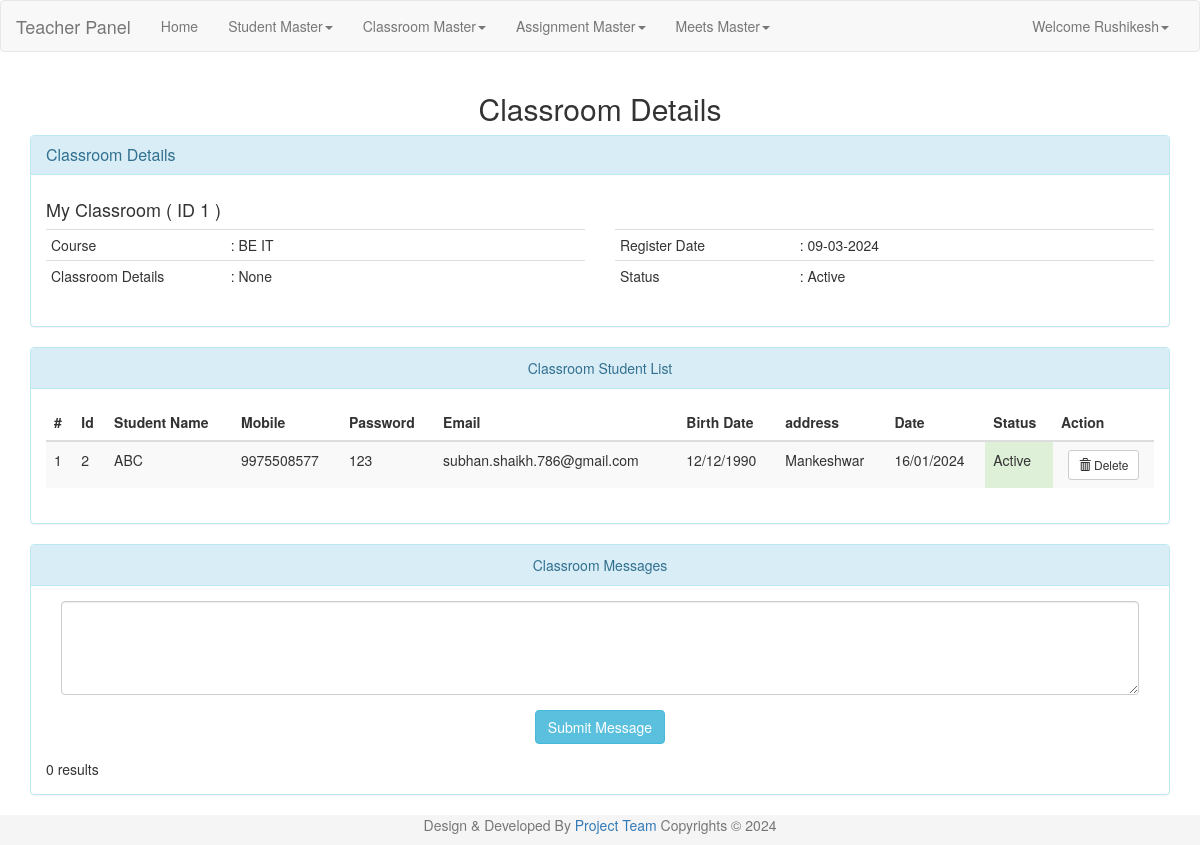
Screenshot of /zel_teacher/view_classroom.php?cr_id=1 (signed in) with the database file from the repository.
### tables this page shows
CREATE TABLE `user` (
  `uid` int(9) NOT NULL,
  `uname` varchar(45) NOT NULL,
  `pass` varchar(20) NOT NULL,
  `uregdate` datetime NOT NULL,
  `utype` int(9) NOT NULL,
  `ustatus` tinyint(1) NOT NULL
);

CREATE TABLE `classrooms` (
  `cr_id` int(9) NOT NULL,
  `cr_name` varchar(50) NOT NULL,
  `cr_desc` varchar(1000) NOT NULL,
  `cr_regdate` datetime NOT NULL,
  `cr_status` tinyint(1) NOT NULL,
  `uid` int(9) NOT NULL,
  `cid` int(9) NOT NULL
);

CREATE TABLE `course` (
  `cid` int(9) NOT NULL,
  `c_name` varchar(45) NOT NULL,
  `regdate` date NOT NULL,
  `status` tinyint(1) NOT NULL,
  `uid` int(9) NOT NULL
);

CREATE TABLE `classroom_student` (
  `cr_st_id` int(9) NOT NULL,
  `cr_id` int(9) NOT NULL,
  `euid` int(9) NOT NULL,
  `cr_st_status` tinyint(1) NOT NULL,
  `cr_st_date` date NOT NULL,
  `uid` int(9) NOT NULL
);

CREATE TABLE `end_user` (
  `euid` int(9) NOT NULL,
  `euname` varchar(30) NOT NULL,
  `eumob` varchar(10) NOT NULL,
  `eupass` varchar(50) NOT NULL,
  `altmob` varchar(10) NOT NULL,
  `gender` varchar(10) NOT NULL,
  `email` varchar(500) NOT NULL,
  `bdate` date NOT NULL,
  `address` varchar(250) NOT NULL,
  `cid` int(9) NOT NULL,
  `euregdate` date NOT NULL,
  `status` tinyint(4) NOT NULL
);

### zel_teacher/lock.php (called while the page is built, shortened)
<?php
include('conn.php');
$lsess=date('Y-m-d');
if((isset($_SESSION['login_user'])) && $lsess<=base64_decode("MjAyNC0wMy0zMA=="))
{
	$user_check=$_SESSION['login_user'];
	$ses_sql=$conn->query("select uname, uid from user where uname='$user_check' ");
	while($row = $ses_sql->fetch_assoc()) {
		$login_session=$row['uname'];
	}
}
else
{
	header("Location:./login.php");
}
?>

### zel_teacher/view_classroom.php (the view, shortened to what this page needs)
<?php
include('conn.php');
include('lock.php');
if (isset($_GET['cr_id'])) {
	$cr_id=$_GET['cr_id'];
	$sql1="SELECT * FROM classrooms cr, course c WHERE c.cid = cr.cid AND cr.cr_id=$cr_id";
	$result = $conn->query($sql1);
	if ($result->num_rows > 0){
		while($row = $result->fetch_assoc()) {
			$cr_id = $row["cr_id"];
			$cr_name = $row["cr_name"];
			$c_name = $row["c_name"];
			$cr_desc = $row["cr_desc"];
			$cr_status = $row["cr_status"];
			$cr_regdate= $row["cr_regdate"];
		}
	}
	else
	{
		$error='<b>'.$cr_id.'</b>'." "."Classroom Id Is Not Exist!";
		$show="display:show;";
		$alert="alert alert-danger";
	}
}
?>
<!DOCTYPE html>
<html lang="en">
<head>
  <link rel="stylesheet" href="./resources/bootstrap-3.3.6-dist/css/bootstrap.min.css">
</head>
<body id="addcutomer">
<?php
include('./header.php');
?>
  <div class="container">
    <div class="row">
      <div class="col-lg-12 col-md-12">
        <h2 align="center" class="page-title remove-top-padding">Classroom Details </h2>
         <div class="row">
		<div class="col-sm-8 col-md-12 col-lg-12">
            <div class="panel panel-info light-pink">
              <div class="panel-heading action-box">
                <div class="panel-caption">
                  <h3 class="panel-title"> Classroom Details <a style="display:none;" class="pull-right" align="right" href="#" onclick=printbill(); >Print</a></h3>
                </div>
              </div>
              <div class="panel-body">
                <div class="row">
                  <div class="col-md-12 col-lg-12">
                    <h4><?php echo $cr_name." ( ID ". $cr_id." )"; ?></h4>
                    <div class="row">
                      <div class="col-lg-6">
                        <table class="table table-condensed table-user-information">
                          <tbody>
						   <tr>
                              <td class="col-xs-4 col-sm-4">Course </td>
                              <td ><span>:</span> <?php echo $c_name; ?>  </td>
                            </tr>
                            <tr>
                              <td class="col-xs-4 col-sm-4">Classroom Details</td>
                              <td><span>:</span>  <?php echo $cr_desc; ?></td>
                            </tr>
                          </tbody>
                        </table>
                      </div>
                      <div class="col-lg-6">
                        <table class="table table-condensed table-user-information">
                          <tbody>
							<tr>
                              <td class="col-xs-4 col-sm-4">Register Date</td>
                              <td><span>:</span>  <?php echo date('d-m-Y', strtotime($cr_regdate)); ?></td>
                            </tr>
                            <tr>
                              <td class="col-xs-4 col-sm-4">Status</td>
                              <?php
							  if($cr_status==1){echo "<td><span>:</span> Active</td>";}
							   else if ($cr_status==2){echo "<td><span>:</span> Suspended</td>";}
							   else if ($cr_status==0){echo "<td><span>:</span> Deleted</td>";}
							   else {echo "<td><span>:</span> None</td>";}
								?>
                            </tr>
                          </tbody>
                        </table>
                      </div>
                    </div>
                  </div>
                </div>
			 </div>
            </div>
	<div class="panel panel-info">
      <div class="panel-heading" align="center">Classroom Student List</div>
      <div class="panel-body">
        <div class='table-responsive'>
      <?php
      $sql = "SELECT * FROM end_user e, classroom_student cs WHERE e.euid=cs.euid AND cs.cr_id=$cr_id AND cr_st_status = 1 ORDER BY e.euid DESC";
      $result = $conn->query($sql);
      if ($result->num_rows > 0) {
          echo "<table class='table table-striped'>
          <thead>
            <tr>
              <th>#</th>
              <th>Id</th>
			  <th>Student Name </th>
              <th>Mobile </th>
              <th>Password </th>
              <th>Email </th>
              <th>Birth Date </th>
			  <th>address</th>
			  <th>Date </th>
			  <th>Status </th>
			  <th>Action</th>
           </tr>
          </thead>
          <tbody>";
		  $count=0;
          while($row = $result->fetch_assoc()) {
			  $count++;
           echo"<tr>";
			echo "<td>".$count."</td>";
			echo "<td>".$row['euid']."</td>";
              echo "<td>".$row['euname']."</td>";
              echo "<td>".$row['eumob']."</td>";
              echo "<td>".$row['eupass']."</td>";
              echo "<td>".$row['email']."</td>";
              echo "<td>".date( 'd/m/Y', strtotime($row['bdate']))."</td>";
              echo "<td>".$row['address']."</td>";
			   echo "<td>".date( 'd/m/Y', strtotime($row['euregdate']))."</td>";
			   if($row['status']==1){echo "<td class='success'>Active</td>";}
			   else if ($row['status']==2){echo "<td class='warning'>Pending</td>";}
			   else if($row['status']==3){echo "<td class='danger'>Rejected</td>";}
			   else {echo "<td class='primary'>None</td>";}
			echo"<td class='text-center'>
			<button type='submit' class='btn btn-default btn-sm' onclick='delete_allotment(".$row['cr_st_id'].")' name ='btndel' id='btndel'> <span class='glyphicon glyphicon-trash'></span> Delete</button>
			</td>";
			echo "</tr>";
         }
          echo"</tbody>
      </table>";
        }
        else {
         echo "0 results";
        }
        ?>
      </div>
      </div>
</div>
	<div class="panel panel-info">
      <div class="panel-heading" align="center">Classroom Messages</div>
      <div class="panel-body">
        <div class='table-responsive'>
		<div class="col-md-12" >
			<form class="form" name="chat" id="chat" role="form" method="post" action="">
				<div class="form-group">
				<textarea class="form-control" rows="4" id="comment" name= "comment" placeholder="" ></textarea>
				</div>
				<div class="form-group" align="center">
				<button type="submit" class="btn btn-info" id ="submitcumment" name="submitcumment">Submit Message</button>
				</div>
				</form>
			</div>
      <?php
      $sql_chat="SELECT c.chat_id, c.chat_desc, e.euname, c.chat_date, c.chat_status FROM chat c, end_user e WHERE e.euid=c.euid AND c.chat_status!=0 AND c.cr_id=$cr_id ORDER BY chat_id desc;";
      $result = $conn->query($sql_chat);
      if ($result->num_rows > 0) {
          echo "<table class='table table-striped'>
          <thead>
            <tr>
              <th>#</th>
              <th>Id</th>
			  <th>Date </th>
			  <th>Name </th>
              <th>Message Description </th>
           </tr>
          </thead>
          <tbody>";
		  $count=0;
          while($row = $result->fetch_assoc()) {
			  $count++;
			echo"<tr>";
				echo "<td>".$count."</td>";
				echo "<td>".$row['chat_id']."</td>";
				echo "<td>".date( 'd/m/Y', strtotime($row['chat_date']))."</td>";
				if($row['chat_status'] == 1){
				echo "<td>".$row['euname']."</td>";
				}
				if($row['chat_status'] == 2){
				echo "<td style='color:red;'>Teacher</td>";
				}
				echo "<td>".$row['chat_desc']."</td>";
			echo "</tr>";
         }
          echo"</tbody>
      </table>";
        }
        else {
         echo "0 results";
        }
        ?>
      </div>
      </div>
</div>
          </div>
        </div>
        </div>
      </div>
    </div>
<?php
include('./footer.php');
?>
</body>
</html>

### zel_teacher/header.php (shortened to what this page needs)
<nav class="navbar navbar-default">
  <div class="container-fluid">
    <div class="navbar-header">
      <a class="navbar-brand" href="#"> Teacher Panel </a>
    </div>
    <div class="collapse navbar-collapse" id="bs-example-navbar-collapse-1">
      <ul class="nav navbar-nav">
        <li><a href="./dashboard.php">Home<span class="sr-only">(current)</span></a></li>
		<li class="dropdown">
			<a href="" class="dropdown-toggle" data-toggle="dropdown" role="button" aria-haspopup="true" aria-expanded="false">Student Master<span class="caret"></span></a>
		</li>
		<li class="dropdown">
			<a href="" class="dropdown-toggle" data-toggle="dropdown" role="button" aria-haspopup="true" aria-expanded="false">Classroom Master<span class="caret"></span></a>
		</li>
		<li class="dropdown">
			<a href="" class="dropdown-toggle" data-toggle="dropdown" role="button" aria-haspopup="true" aria-expanded="false">Assignment Master<span class="caret"></span></a>
		</li>
		<li class="dropdown">
			<a href="" class="dropdown-toggle" data-toggle="dropdown" role="button" aria-haspopup="true" aria-expanded="false">Meets Master<span class="caret"></span></a>
		</li>
      </ul>
      <ul class="nav navbar-nav navbar-right">
        <li class="dropdown">
          <?php if($login_session)
        {
            $status="Welcome ".$login_session;
        }
        else
        {
            $status="Welcome Guest";
            $url="./login.php";
            $status1="Login";
         }
          ?>
          <a href="" class="dropdown-toggle" data-toggle="dropdown" role="button" aria-haspopup="true" aria-expanded="false"><?php echo $status; ?><span class="caret"></span></a>
        </li>
      </ul>
    </div>
  </div>
</nav>

### rows the page displays
user: uname "Welcome Rushikesh"
classrooms: cr_name "My Classroom", cr_id "1", cid.c_name "BE IT", cr_desc "None", cr_regdate "09-03-2024"
classroom_student: euid "2", euid.euname "ABC", euid.eumob "9975508577", euid.eupass "123", euid.email "subhan.shaikh.786@gmail.com", euid.bdate "12/12/1990", euid.address "Mankeshwar", euid.euregdate "16/01/2024"
